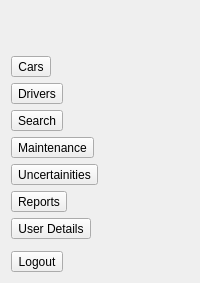
     <widget class="QWidget" name="widget" native="true">
      <layout class="QVBoxLayout" name="verticalLayout">
       <item>
        <widget class="QToolButton" name="toolButton_9">
         <property name="text">
          <string/>
         </property>
         <property name="icon">
          <iconset resource="icons.qrc">
           <normaloff>:/icons/icons/app-icon.png</normaloff>:/icons/icons/app-icon.png</iconset>
         </property>
         <property name="iconSize">
          <size>
           <width>32</width>
           <height>32</height>
          </size>
         </property>
         <property name="autoRaise">
          <bool>true</bool>
         </property>
        </widget>
       </item>
       <item>
        <widget class="QToolButton" name="carsbutton">
         <property name="text">
          <string>Cars</string>
         </property>
        </widget>
       </item>
       <item>
        <widget class="QToolButton" name="driversbutton">
         <property name="text">
          <string>Drivers</string>
         </property>
        </widget>
       </item>
       <item>
        <widget class="QToolButton" name="searchbutton">
         <property name="text">
          <string>Search</string>
         </property>
        </widget>
       </item>
       <item>
        <widget class="QToolButton" name="maintenancebutton">
         <property name="text">
          <string>Maintenance</string>
         </property>
        </widget>
       </item>
       <item>
        <widget class="QToolButton" name="uncertainitiesbutton">
         <property name="text">
          <string>Uncertainities</string>
         </property>
        </widget>
       </item>
       <item>
        <widget class="QToolButton" name="reportsbutton">
         <property name="text">
          <string>Reports</string>
         </property>
        </widget>
       </item>
       <item>
        <widget class="QToolButton" name="userbutton">
         <property name="text">
          <string>User Details</string>
         </property>
        </widget>
       </item>
       <item>
        <widget class="QFrame" name="frame">
         <property name="frameShape">
          <enum>QFrame::StyledPanel</enum>
         </property>
         <property name="frameShadow">
          <enum>QFrame::Raised</enum>
         </property>
        </widget>
       </item>
       <item>
        <widget class="QToolButton" name="logoutbutton">
         <property name="text">
          <string>Logout</string>
         </property>
        </widget>
       </item>
      </layout>
     </widget>
